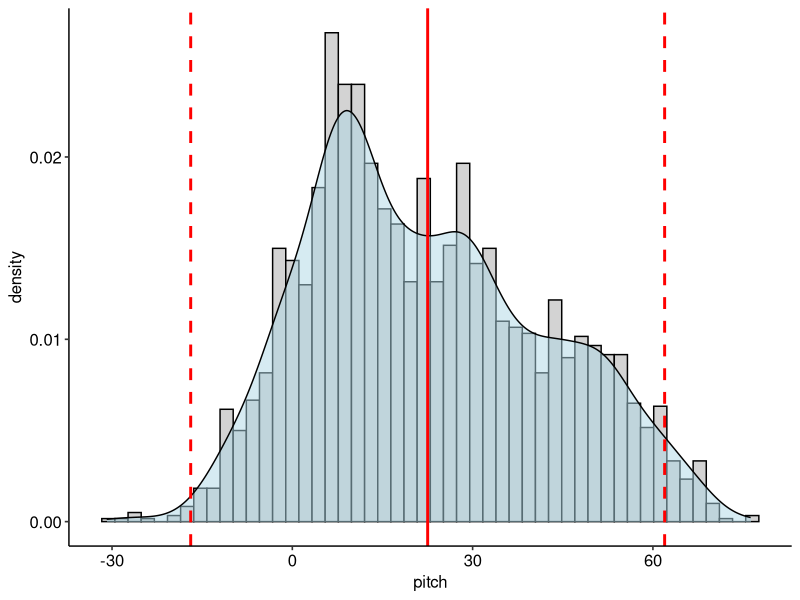

This chart was generated by the following R code:
#set up directory
this.dir <- dirname(parent.frame(2)$ofile)
setwd(this.dir) 

#install required packages if not already installed
if("ggplot2" %in% rownames(installed.packages())==FALSE){install.packages("ggplot2"); require(ggplot2)}else{require(ggplot2)}
if("ggpubr" %in% rownames(installed.packages())==FALSE){install.packages("ggpubr"); require(ggpubr)}else{require(ggpubr)}

pitchdata<-read.csv('stand_stand_pitch.csv')

ggplot(pitchdata,aes(x=pitch))+
  geom_histogram(fill="light grey",aes(y=..density..),color="black",bins=50)+
  geom_density(fill="light blue",alpha=0.5)+
  geom_vline(aes(xintercept=mean(pitch)),color="red",linetype="solid",size=1)+
  geom_vline(aes(xintercept=mean(pitch)+2*sd(pitch)),color="red",linetype="dashed",size=1)+
  geom_vline(aes(xintercept=mean(pitch)-2*sd(pitch)),color="red",linetype="dashed",size=1)+
  theme_pubr()
